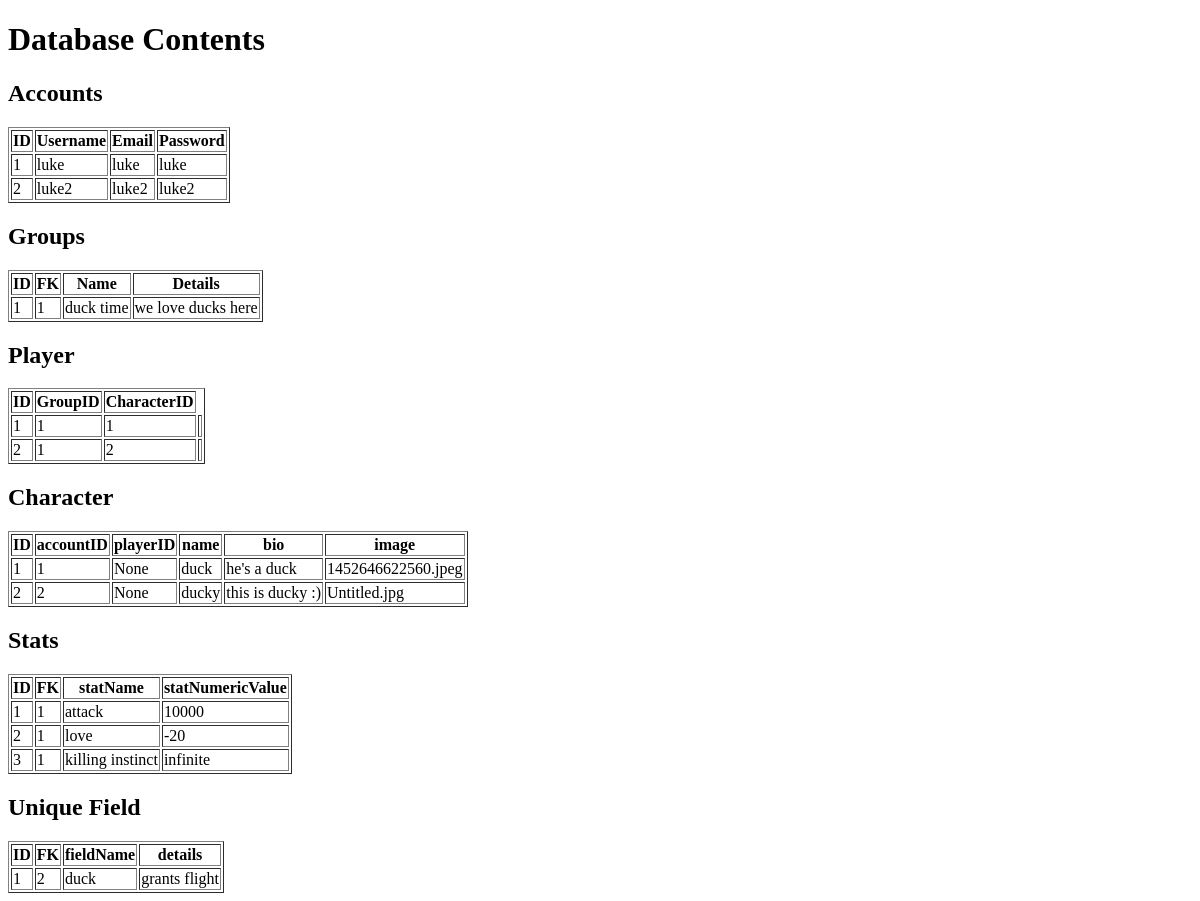
The page /database on the database as committed earlier.
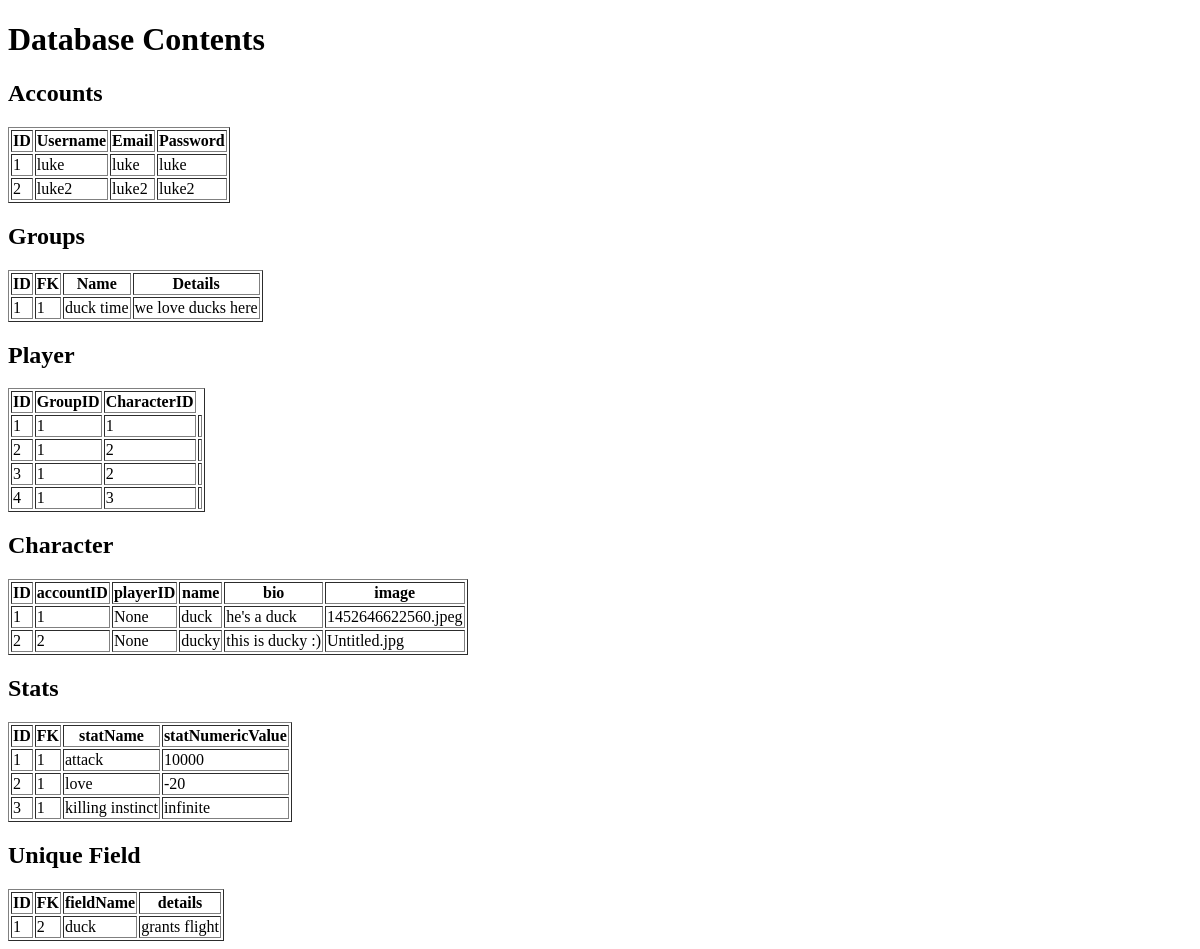
The same page on the database as committed later.
### app.py (models this page shows)
class Account(UserMixin, db.Model):
    id = db.Column(db.Integer, primary_key=True)
    username = db.Column(db.String(80), unique=True, nullable=False)
    email = db.Column(db.String(80), nullable=False)
    password = db.Column(db.String(80), nullable=False)

class Group(db.Model):
    id = db.Column(db.Integer, primary_key=True)
    accountID = db.Column(db.Integer, db.ForeignKey('account.id'), nullable=False)
    groupName = db.Column(db.String(80), unique=True, nullable=False)
    groupDetails = db.Column(db.String(500), nullable=True) # noteContent

class Player(db.Model):
    id = db.Column(db.Integer, primary_key=True)
    characterID = db.Column(db.Integer, db.ForeignKey('character.id'), nullable=False)
    groupID = db.Column(db.Integer, db.ForeignKey('group.id'), nullable=False)
    accountID = db.Column(db.Integer, db.ForeignKey('account.id'), nullable=False)

class Character(db.Model):
    id = db.Column(db.Integer, primary_key=True)
    accountID = db.Column(db.Integer, db.ForeignKey('account.id'), nullable=False)
    playerID = db.Column(db.Integer, db.ForeignKey('player.id'), nullable=True)
    name = db.Column(db.String(80), nullable=False)
    bio = db.Column(db.String(500), nullable=True)
    image = db.Column(db.String(80), nullable=True) #file for saved img path probably

class Stats(db.Model):
    id = db.Column(db.Integer, primary_key=True)
    characterID = db.Column(db.Integer, db.ForeignKey('character.id'), nullable=False)
    statName = db.Column(db.String(80), nullable=False)
    statNumericValue = db.Column(db.Integer, nullable=True)

class UniqueField(db.Model):
    id = db.Column(db.Integer, primary_key=True)
    characterID = db.Column(db.Integer, db.ForeignKey('character.id'), nullable=False)
    fieldName = db.Column(db.String(80), nullable=False)
    details = db.Column(db.String(500), nullable=True)

### app.py (the view)
@app.route('/database')
def database():
    accounts = Account.query.all()
    groups = Group.query.all()
    players = Player.query.all()
    characters = Character.query.all()
    statistics = Stats.query.all()
    uniqueFields = UniqueField.query.all()
    return render_template('database.html', accounts=accounts, groups=groups, players=players, characters=characters, statistics=statistics, uniqueFields=uniqueFields)

### templates/database.html (shortened to what this page needs)
<!DOCTYPE html>
<html lang="en">
<head>
</head>
<body>
    <h1>Database Contents</h1>
    <h2>Accounts</h2>
    <table border="1">
        <thead>
            <tr>
                <th>ID</th>
                <th>Username</th>
                <th>Email</th>
                <th>Password</th>
            </tr>
        </thead>
        <tbody>
            {% for account in accounts %}
            <tr>
                <td>{{ account.id }}</td>
                <td>{{ account.username }}</td>
                <td>{{ account.email }}</td>
                <td>{{ account.password }}</td>
            </tr>
            {% endfor %}
        </tbody>
    </table>
    <h2>Groups</h2>
    <table border="1">
        <thead>
            <tr>
                <th>ID</th>
                <th>FK</th>
                <th>Name</th>
                <th>Details</th>
            </tr>
        </thead>
        <tbody>
            {% for group in groups %}
            <tr>
                <td>{{ group.id }}</td>
                <td>{{ group.accountID }} </td>
                <td>{{ group.groupName }}</td>
                <td>{{ group.groupDetails }}</td>
            </tr>
            {% endfor %}
        </tbody>
    </table>
    <h2>Player</h2>
    <table border="1">
        <thead>
            <tr>
                <th>ID</th>
                <th>GroupID</th>
                <th>CharacterID</th>
            </tr>
        </thead>
        <tbody>
            {% for player in players %}
            <tr>
                <td>{{ player.id }}</td>
                <td>{{ player.groupID }}</td>
                <td>{{ player.characterID }}</td>
                <td>{{ player.accoutnID }}</td>
            </tr>
            {% endfor %}
        </tbody>
    </table>
    <h2>Character</h2>
    <table border="1">
        <thead>
            <tr>
                <th>ID</th>
                <th>accountID</th>
                <th>playerID</th>
                <th>name</th>
                <th>bio</th>
                <th>image</th>
            </tr>
        </thead>
        <tbody>
            {% for character in characters %}
            <tr>
                <td>{{ character.id }}</td>
                <td>{{ character.accountID }}</td>
                <td>{{ character.playerID }}</td>
                <td>{{ character.name }}</td>
                <td>{{ character.bio }}</td>
                <td>{{ character.image }}</td>
            </tr>
            {% endfor %}
        </tbody>
    </table>
    <h2>Stats</h2>
    <table border="1">
        <thead>
            <tr>
                <th>ID</th>
                <th>FK</th>
                <th>statName</th>
                <th>statNumericValue</th>
            </tr>
        </thead>
        <tbody>
            {% for stat in statistics %}
            <tr>
                <td>{{ stat.id }}</td>
                <td>{{ stat.characterID }}</td>
                <td>{{ stat.statName }}</td>
                <td>{{ stat.statNumericValue }}</td>
            </tr>
            {% endfor %}
        </tbody>
    </table>
    <h2>Unique Field</h2>
    <table border="1">
        <thead>
            <tr>
                <th>ID</th>
                <th>FK</th>
                <th>fieldName</th>
                <th>details</th>
            </tr>
        </thead>
        <tbody>
            {% for uniqueField in uniqueFields %}
            <tr>
                <td>{{ uniqueField.id }}</td>
                <td>{{ uniqueField.characterID }}</td>
                <td>{{ uniqueField.fieldName }}</td>
                <td>{{ uniqueField.details }}</td>
            </tr>
            {% endfor %}
        </tbody>
    </table>
</body>
</html>

Rows that differ between the two databases and show on the page:
added Player: id "3", groupID "1", characterID "2"
added Player: id "4", groupID "1", characterID "3"
